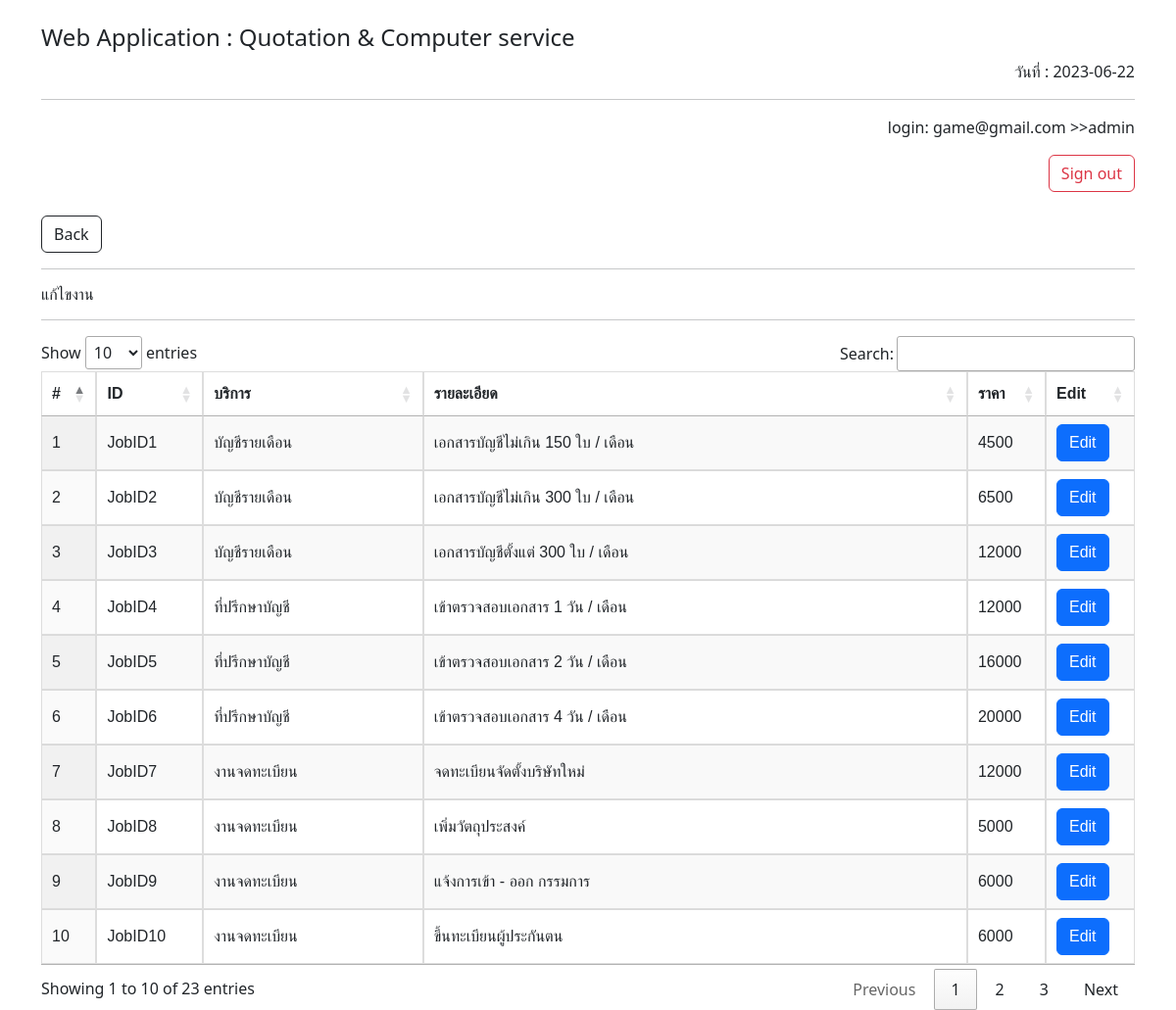
The page /admin/viewjob.php (signed in) on the database its author committed.
### tables this page shows
CREATE TABLE `jobs` (
  `code` varchar(5) NOT NULL DEFAULT 'JobID',
  `id` int NOT NULL AUTO_INCREMENT,
  `prise` int DEFAULT NULL,
  `jobs_name` varchar(45) NOT NULL,
  `details_th` varchar(150) NOT NULL,
  PRIMARY KEY (`id`)
);

### htdocs/admin/isadmin.php (called while the page is built, shortened)
<?php session_start();
  $uname = $_SESSION['uname'];
  $level = $_SESSION['level'];
?>

### htdocs/admin/viewjob.php (the view, shortened to what this page needs)
<?php
include("./isadmin.php");
$sql2 = "SELECT * FROM jobs ORDER BY 'code,id,jobs_name,details_th,prise' DESC";
$result2 = mysqli_query($connect,$sql2);
$order=1;
?>
<!DOCTYPE html>
<html lang="en">
<head>
  <link href="https://cdn.jsdelivr.net/npm/bootstrap@5.3.0-alpha1/dist/css/bootstrap.min.css" rel="stylesheet"
>
  <link rel="stylesheet" href="css/button.css">
  <link rel="stylesheet" href="css/table.css">
  <link rel="stylesheet" href="https://cdn.datatables.net/1.13.4/css/jquery.dataTables.min.css">
</head>
<body>
  <div class="container">
    <br>
    <h4 aligh="center">Web Application : Quotation & Computer service</h4>
    <div align="right"> วันที่ : <font id="date_now"></font>
    </div>
    <hr>
  </div>
  <div class="container" align="right">
    <p>login: <?php echo $uname; ?> >><?php echo $level; ?> </p>
    <a href="logout.php" class="btn btn-outline-danger">Sign out</a>
  </div>
  <br>
  <div class="container" align="">
    <a href="./index.php"><button class="btn btn-outline-dark">Back</button></a>&nbsp;&nbsp;
    <hr>
  </div>
  <div class="container">
    <h6>แก้ไขงาน</h6>
    <hr>
  </div>
  <div class="container">
  <table id="myTable" class="display" style="width: 100%;">
        <thead>
            <tr>
                <th>#</th>
                <th>ID</th>
                <th>บริการ</th>
                <th>รายละเอียด</th>
                <th>ราคา</th>
                <th>Edit</th>
            </tr>
        </thead>
        <tbody>
        <?php while($row=mysqli_fetch_assoc($result2)){?>
            <tr>
                <td><?php echo $order++ ;?></td>
                <td><?php echo $row["code"].$row["id"] ;?></td>
                <td><?php echo $row["jobs_name"] ;?></td>
                <td><?php echo $row["details_th"] ;?></td>
                <td><?php echo $row["prise"] ;?></td>
                <td>
                <a href="editjob.php?id=<?php echo $row["id"]?>" class="btn btn-primary">Edit</a>
                </td>
          <?php } ?>
            </tr>
        </tbody>
      </table>
    </div>
</body>
</html>

### htdocs/css/table.css (style rules this page uses)
table { font-family: arial, sans-serif; border-collapse: collapse; width: 100%; }
td, th { border: 1px solid #dddddd; text-align: left; padding: 8px; }
tr:nth-child(even) { background-color: #dddddd; }

### rows shown on the page
jobs: code "JobID", id "1", jobs_name "บัญชีรายเดือน", details_th "เอกสารบัญชีไม่เกิน 150 ใบ / เดือน", prise "4500"
jobs: code "JobID", id "2", jobs_name "บัญชีรายเดือน", details_th "เอกสารบัญชีไม่เกิน 300 ใบ / เดือน", prise "6500"
jobs: code "JobID", id "3", jobs_name "บัญชีรายเดือน", details_th "เอกสารบัญชีตั้งแต่ 300 ใบ / เดือน", prise "12000"
jobs: code "JobID", id "4", jobs_name "ที่ปรึกษาบัญชี", details_th "เข้าตรวจสอบเอกสาร 1 วัน / เดือน", prise "12000"
jobs: code "JobID", id "5", jobs_name "ที่ปรึกษาบัญชี", details_th "เข้าตรวจสอบเอกสาร 2 วัน / เดือน", prise "16000"
jobs: code "JobID", id "6", jobs_name "ที่ปรึกษาบัญชี", details_th "เข้าตรวจสอบเอกสาร 4 วัน / เดือน", prise "20000"
jobs: code "JobID", id "7", jobs_name "งานจดทะเบียน", details_th "จดทะเบียนจัดตั้งบริษัทใหม่", prise "12000"
jobs: code "JobID", id "8", jobs_name "งานจดทะเบียน", details_th "เพิ่มวัตถุประสงค์", prise "5000"
jobs: code "JobID", id "9", jobs_name "งานจดทะเบียน", details_th "แจ้งการเข้า - ออก กรรมการ", prise "6000"
jobs: code "JobID", id "10", jobs_name "งานจดทะเบียน", details_th "ขึ้นทะเบียนผู้ประกันตน", prise "6000"

### other values the page prints
$uname "game@gmail.com"
$level "admin"
